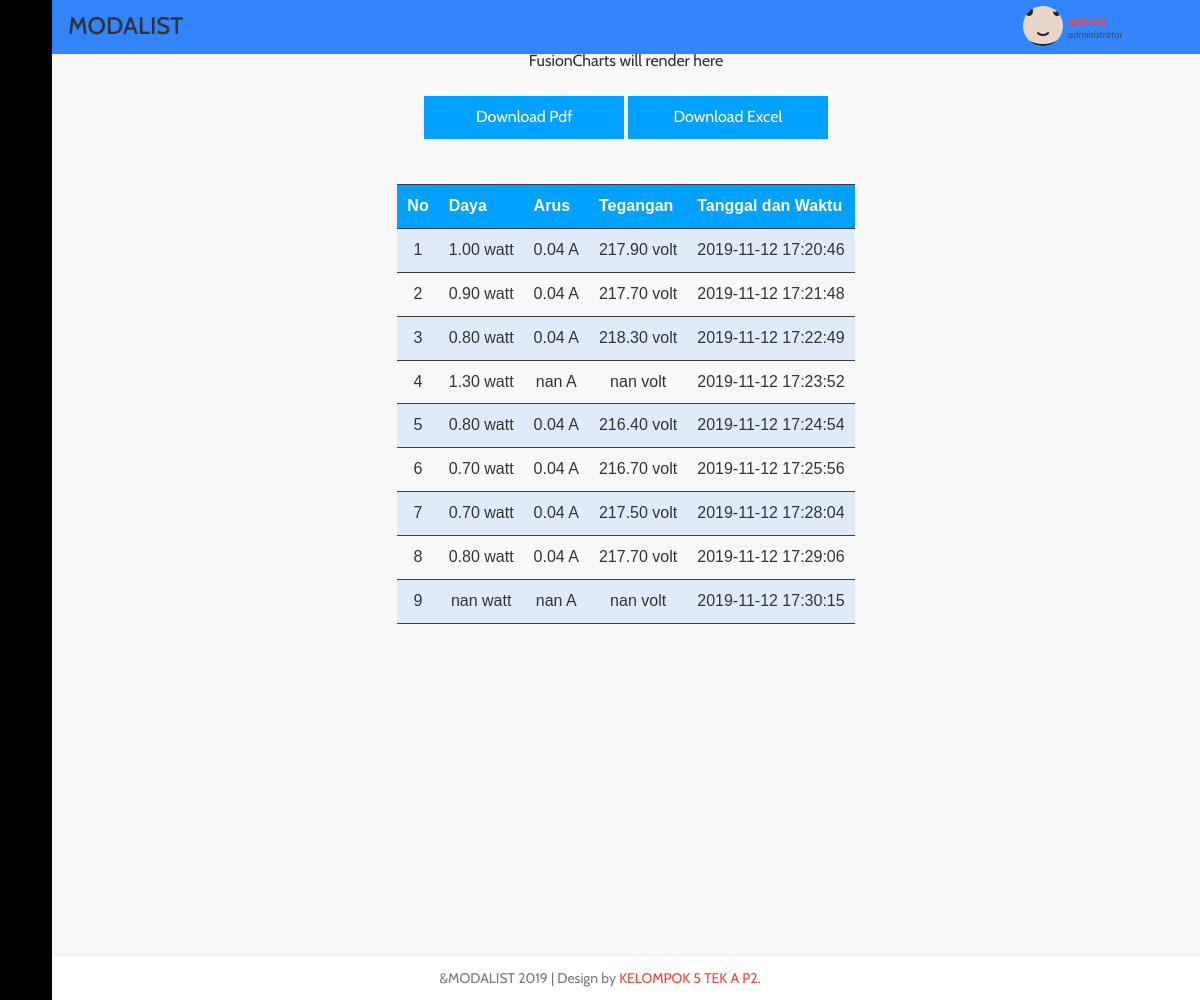
Screenshot of /dashboard.php (signed in) with the database file from the repository.
### tables this page shows
CREATE TABLE `monitoring` (
  `no` int(11) NOT NULL,
  `daya` varchar(11) NOT NULL,
  `arus` varchar(11) NOT NULL,
  `tegangan` varchar(11) NOT NULL,
  `tanggal` datetime NOT NULL DEFAULT current_timestamp()
);

### dashboard.php (the view, shortened to what this page needs)
<?php
    include "koneksi.php";
    $sql_tabel = "SELECT `no`, `daya`,`arus`,`tegangan`, `tanggal` FROM `monitoring`";
    $hasil = $koneksi->query($sql_tabel);
    ?>
<!DOCTYPE HTML>
<html>
<head>
<link href="css/bootstrap.min.css" rel='stylesheet' type='text/css' />
<link href="css/dashboard.css" rel='stylesheet' type='text/css' />
<link href="css/font-awesome.css" rel="stylesheet">
<link rel="stylesheet" href="css/icon-font.min.css" type='text/css' />
<link href="css/animate.css" rel="stylesheet" type="text/css" media="all">
</head>
 <body class="sticky-header left-side-collapsed"  onload="initMap()">
    <section>
		<div class="left-side sticky-left-side">
			<div class="logo-icon text-center">
				<a href="index.html"><i class="lnr lnr-home"></i> </a>
			</div>
			<div class="left-side-inner">
					<ul class="nav nav-pills nav-stacked custom-nav">
						<li class="menu-list">
							<a href="dashboard.php"><i class="lnr lnr-cog"></i>
								<span>Alat</span></a>
						</li>
					</ul>
			</div>
		</div>
		<div class="main-content">
			<div class="header-section">
			<div class="menu-right">
				<div class="user-panel-top">
					<div class="profile_details_left">
						<ul class="nofitications-dropdown">
						    <h3>MODALIST</h3
							<li
							</li>
						</ul>
					</div>
					<div class="profile_details">
						<ul>
							<li class="dropdown profile_details_drop">
								<a href="#" class="dropdown-toggle" data-toggle="dropdown" aria-expanded="false">
									<div class="profile_img">
										<span style="background:url(images/user.png) no-repeat center"> </span>
										 <div class="user-name">
											<p>admin<span>administrator</span>
											</p>
										 </div>
										 <i class="lnr lnr-chevron-down"></i>
										<div class="clearfix"></div>
									</div>
								</a>
							</li>
							<div class="clearfix"> </div>
						</ul>
					</div>
					<div class="clearfix"></div>
				</div>
			  </div>
			</div>
	<center><section class="white" id="section4">
        	<div id="chart-container">FusionCharts will render here</div>
        	<br/>
        	<center><a style="background-color: #00a1ff; color: white; padding:10px 0px;width: 200px; text-align: center; text-decoration: none; display: inline-block;" href="downloadPdf.php">Download Pdf</a>
            <a style="background-color: #00a1ff; color: white; padding:10px 0px;width: 200px; text-align: center; text-decoration: none; display: inline-block;" href="downloadXlsx.php">Download Excel</a></center>
    </section></center>
    <br></br>
    <table>
    <tr>
       <th>No</th>
       <th>Daya</th>
       <th>Arus</th>
       <th>Tegangan</th>
       <th>Tanggal dan Waktu</th>
    </tr>
    <?php
    $no = 1;
    while($row=$hasil->fetch_assoc())
    {
       echo "<tr>";
       echo "<td>".$no."</td>";
       echo "<td>".$row['daya']." watt</td>";
       echo "<td>".$row['arus']." A</td>";
       echo "<td>".$row['tegangan']." volt</td>";
       echo "<td>".$row['tanggal']."</td>";
       echo "</tr>";
       $no ++;
    }
    ?>
    </table>
				</div>
			<footer>
			   <p>&MODALIST 2019 | Design by <a href="/https://kelompok5tekap2.000webhostapp.com" target="_blank">KELOMPOK 5 TEK A P2.</a></p>
			</footer>
   </section>
</body>
</html>

### dashboard.php (style rules this page uses)
h3 { text-align:center; }
table { border-collapse:collapse; border-spacing:0; font-family:Arial, sans-serif; font-size:16px; padding-left:300px; margin:auto; }
table th { font-weight:bold; padding:10px; color:#fff; background-color:#00a1ff; border-top:1px #3d3d3d solid; border-bottom:1px #3d3d3d solid; }
table td { padding:10px; border-top:1px #3d3d3d solid; border-bottom:1px #3d3d3d solid; text-align:center; }
tr:nth-child(even) { background-color: #DFEBF8; }

### rows the page displays
monitoring: daya "1.00", arus "0.04", tegangan "217.90", tanggal "2019-11-12 17:20:46"
monitoring: daya "0.90", arus "0.04", tegangan "217.70", tanggal "2019-11-12 17:21:48"
monitoring: daya "0.80", arus "0.04", tegangan "218.30", tanggal "2019-11-12 17:22:49"
monitoring: daya "1.30", arus "nan", tegangan "nan", tanggal "2019-11-12 17:23:52"
monitoring: daya "0.80", arus "0.04", tegangan "216.40", tanggal "2019-11-12 17:24:54"
monitoring: daya "0.70", arus "0.04", tegangan "216.70", tanggal "2019-11-12 17:25:56"
monitoring: daya "0.70", arus "0.04", tegangan "217.50", tanggal "2019-11-12 17:28:04"
monitoring: daya "0.80", arus "0.04", tegangan "217.70", tanggal "2019-11-12 17:29:06"
monitoring: daya "nan", arus "nan", tegangan "nan", tanggal "2019-11-12 17:30:15"
